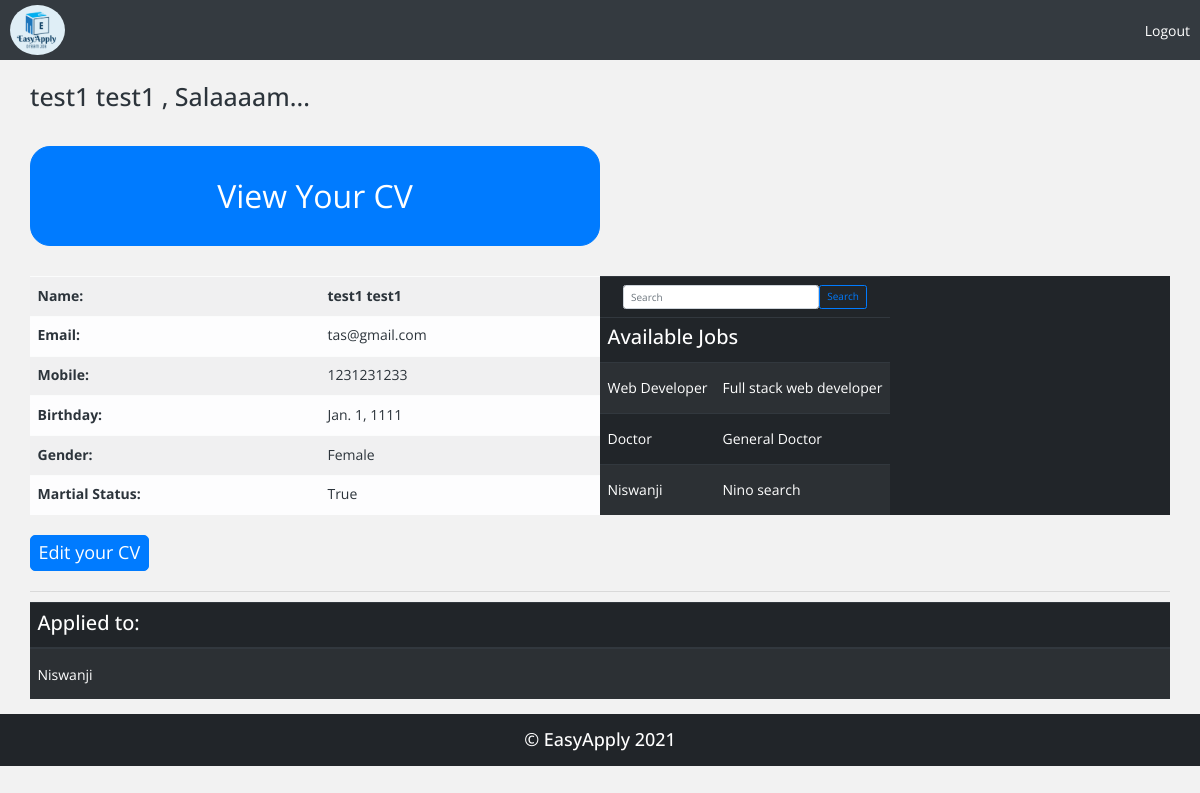
Page /user (signed in) on the earlier database version.
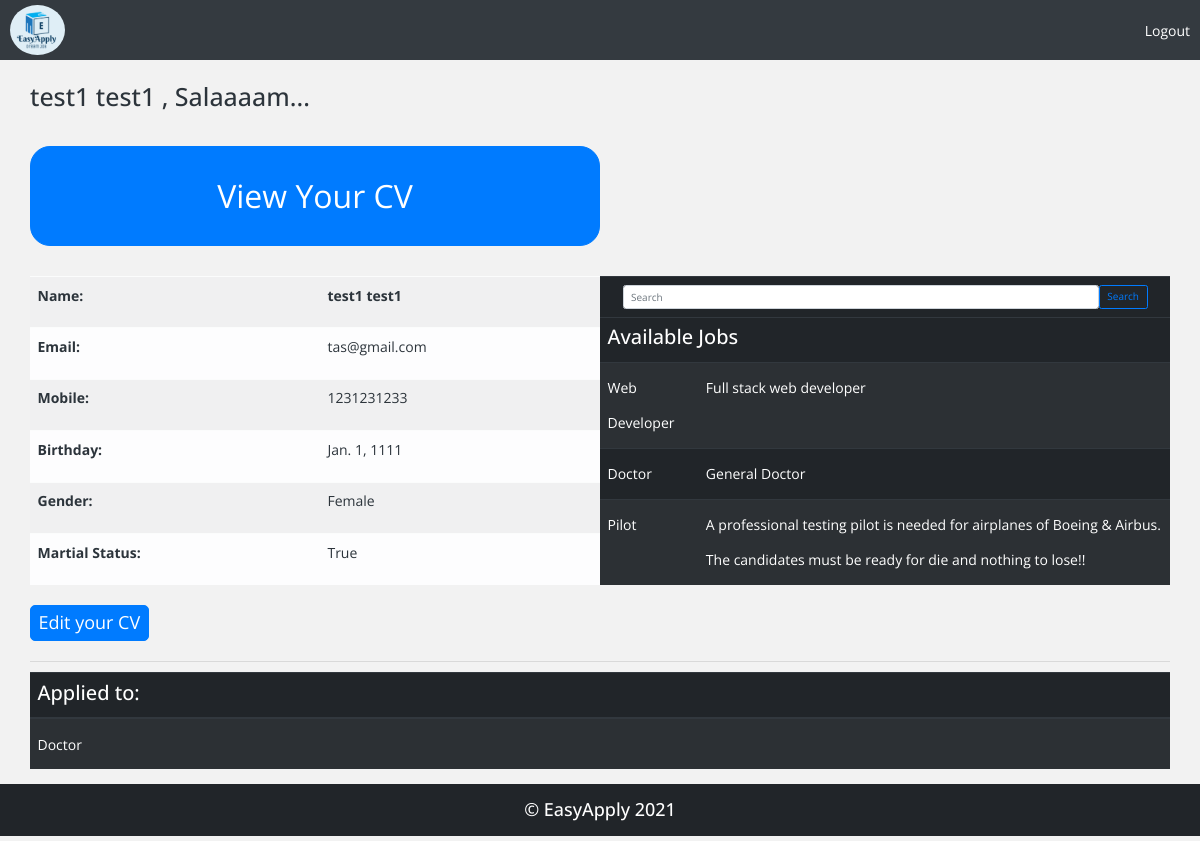
Same page on the later database version.
### easy_app/models.py (models this page shows)
class Job(models.Model):
    title = models.CharField(max_length=255)
    description = models.TextField()
    specialist = models.CharField(choices= job_specialist ,max_length=255 ,default="" , blank=False)
    deadline_date = models.DateField()
    users = models.ManyToManyField(User , related_name="jobs" , blank=True)
    created_at = models.DateTimeField(auto_now_add=True)
    updated_at = models.DateTimeField(auto_now=True)

### easy_app/views.py (the view)
# urls.py: path('user',views.user),
def user(request):
    if 'id' in request.session:
        context = {
        'user_cv': models.get_user_cv(request.session['id']),
        'this_user': models.get_this_user_by_id(request.session['id']),
        'all_jobs': models.get_all_jobs()
        }
        for job in context['all_jobs']:
            print(job.users)
        return render(request, 'user.html' , context)
    else:
        return redirect("/")

### easy_app/models.py (called while the page is built)
def get_this_user_by_id(user_id):
    this_user = User.objects.get(id = user_id)
    return this_user

def get_all_jobs():
    all_jobs = Job.objects.all()
    print(all_jobs)
    return all_jobs

def get_user_cv(user_id):
    this_user = get_this_user_by_id(user_id)
    cv = this_user
    return cv

### easy_app/templates/user.html (shortened to what the changed rows need)
<!DOCTYPE html>
<html lang="en">
<head>
    <link rel="stylesheet" href="css/bootstrap.min.css">
    <link rel="stylesheet" href="css/fontAwesome.css">
    <link rel="stylesheet" href="css/hero-slider.css">
    <link rel="stylesheet" href="css/templatemo-main.css">
    <link rel="stylesheet" href="css/owl-carousel.css">
    {% load static %}
    <link rel="stylesheet" href="{% static 'css/bootstrap.min.css' %}">
    <link rel="stylesheet" href="{% static 'css/fontAwesome.css' %}">
    <link rel="stylesheet" href="{% static 'css/templatemo-main.css' %}">
    <link rel="stylesheet" href="{% static 'css/hero-slider.css' %}">
    <link rel="stylesheet" href="{% static 'css/owl-carousel.css' %}">
    <link rel="stylesheet" href="{% static 'css/user.css' %}">
</head>
<body>
    <main class="container">
        <br>
        <h1> {{request.session.f_name}} {{request.session.l_name}} , Salaaaam...</h1>
        <div class="d-flex flex-row">
            <table class="table table-hover table-light table-striped">
                <tbody>
                <tr>
                    <th scope="col">Name:</th>
                    <th>{{request.session.f_name}} {{request.session.l_name}}</th>
                </tr>
                <tr>
                    <th scope="row">Email:</th>
                </tr>
                <tr>
                    <th>Mobile:</th>
                </tr>
                <tr>
                    <th scope="row">Birthday:</th>
                </tr>
                <tr>
                    <th scope="row">Gender:</th>
                </tr>
                <tr>
                <th scope="row">Martial Status: </th>
                </tr>
            </tbody>
            </table>
            <table class="table table-hover table-dark table-striped table-responsive">
                <thead>
                    <tr>
                        <td colspan="2">
                            <form class="d-flex container" action="" method="post">
                            </form>
                        </td>
                    </tr>
                    <tr>
                        <td colspan="2"><h2>Available Jobs</h2></td>
                    </tr>
                </thead>
                <tbody>
                    {% for job in all_jobs %}
                    <tr>
                        <td><a href="/showjob/{{job.id}}">{{job.title}}</a></td>
                        <td><a href="/showjob/{{job.id}}">{{job.description}}</a></td>
                    </tr>
                    {% endfor %}
                </tbody>
            </table>
        </div>
        <div>
            <table  class="table table-hover table-dark table-striped">
                <thead>
                    <th><h2>Applied to:</h2></th>
                </thead>
                <tbody>
                {% for job in this_user.jobs.all %}
                    <tr>
                        <td><a href="/showjob/{{job.id}}">{{job.title}}</a></td>
                    </tr>
                </tbody>
                {% endfor %}
            </table>
        </div>
    </main>
</body>
</html>

Differences in the rows shown:
removed Job: title "Niswanji", description "Nino search"
now on one of the page's lists (row unchanged): Job: title "Doctor"
added Job: title "Pilot", description "A professional testing pilot is needed for airplanes of Boeing & Airbus. The candidates must be ready for die and nothing to lose!!", shown under "Available Jobs"
